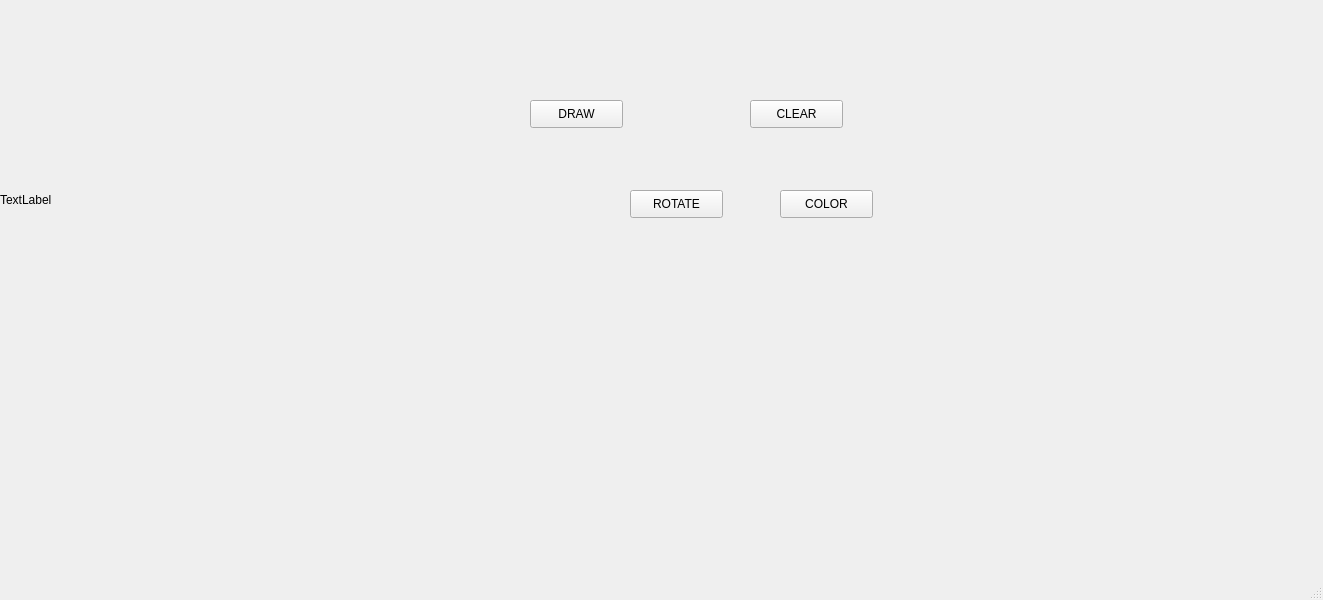
<?xml version="1.0" encoding="UTF-8"?>
<ui version="4.0">
 <class>MainWindow</class>
 <widget class="QMainWindow" name="MainWindow">
  <property name="geometry">
   <rect>
    <x>0</x>
    <y>0</y>
    <width>1323</width>
    <height>600</height>
   </rect>
  </property>
  <property name="windowTitle">
   <string>MainWindow</string>
  </property>
  <widget class="QWidget" name="centralwidget">
   <widget class="QLabel" name="label">
    <property name="geometry">
     <rect>
      <x>0</x>
      <y>0</y>
      <width>400</width>
      <height>400</height>
     </rect>
    </property>
    <property name="text">
     <string>TextLabel</string>
    </property>
   </widget>
   <widget class="QPushButton" name="pushButton">
    <property name="geometry">
     <rect>
      <x>530</x>
      <y>100</y>
      <width>93</width>
      <height>28</height>
     </rect>
    </property>
    <property name="text">
     <string>DRAW</string>
    </property>
   </widget>
   <widget class="QPushButton" name="pushButton_2">
    <property name="geometry">
     <rect>
      <x>750</x>
      <y>100</y>
      <width>93</width>
      <height>28</height>
     </rect>
    </property>
    <property name="text">
     <string>CLEAR</string>
    </property>
   </widget>
   <widget class="QPushButton" name="pushButton_3">
    <property name="geometry">
     <rect>
      <x>630</x>
      <y>190</y>
      <width>93</width>
      <height>28</height>
     </rect>
    </property>
    <property name="text">
     <string>ROTATE</string>
    </property>
   </widget>
   <widget class="QPushButton" name="pushButton_4">
    <property name="geometry">
     <rect>
      <x>780</x>
      <y>190</y>
      <width>93</width>
      <height>28</height>
     </rect>
    </property>
    <property name="text">
     <string>COLOR</string>
    </property>
   </widget>
  </widget>
  <widget class="QMenuBar" name="menubar">
   <property name="geometry">
    <rect>
     <x>0</x>
     <y>0</y>
     <width>1323</width>
     <height>26</height>
    </rect>
   </property>
  </widget>
  <widget class="QStatusBar" name="statusbar"/>
 </widget>
 <resources/>
 <connections/>
</ui>
